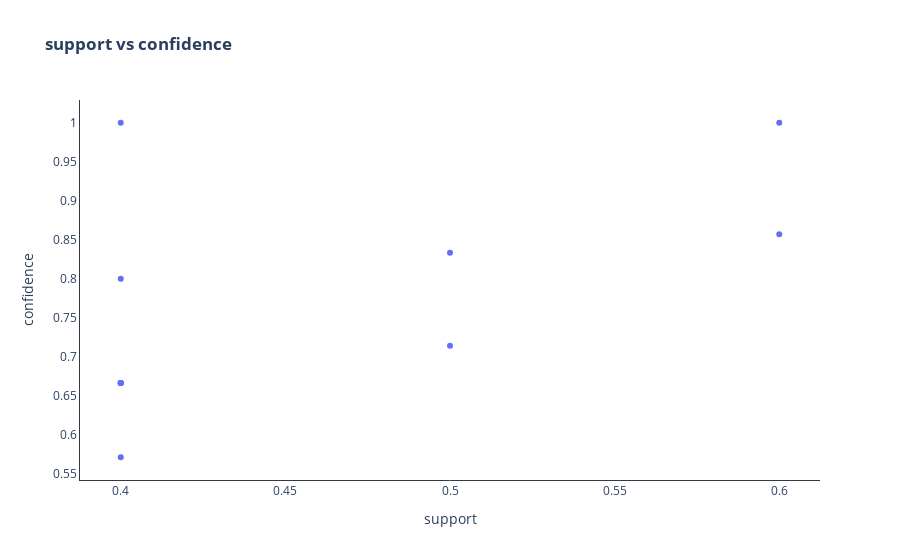

Write notebook code for a chart like this one.
### Code cell
# With 30% support and confidence
give_my_rules(new_df,0.3,0.3)

### Figure 1 — Plotly figure (JSON) as saved in the notebook; plotly's stock layout.template omitted (floating-point values rounded to 4 significant figures)
{"data": [{"mode": "markers", "type": "scatter", "x": [0.6, 0.6, 0.4, 0.4, 0.4, 0.4, 0.5, 0.5, 0.4, 0.4, 0.4, 0.4], "y": [0.8571, 1, 1, 0.5714, 0.8, 0.6667, 0.8333, 0.7143, 0.6667, 0.6667, 0.6667, 0.6667]}], "layout": {"autosize": false, "plot_bgcolor": "white", "title": {"text": "<b>support vs confidence</b>"}, "xaxis": {"linecolor": "#373645", "title": {"text": "support"}}, "yaxis": {"linecolor": "#373645", "title": {"text": "confidence"}}}}
